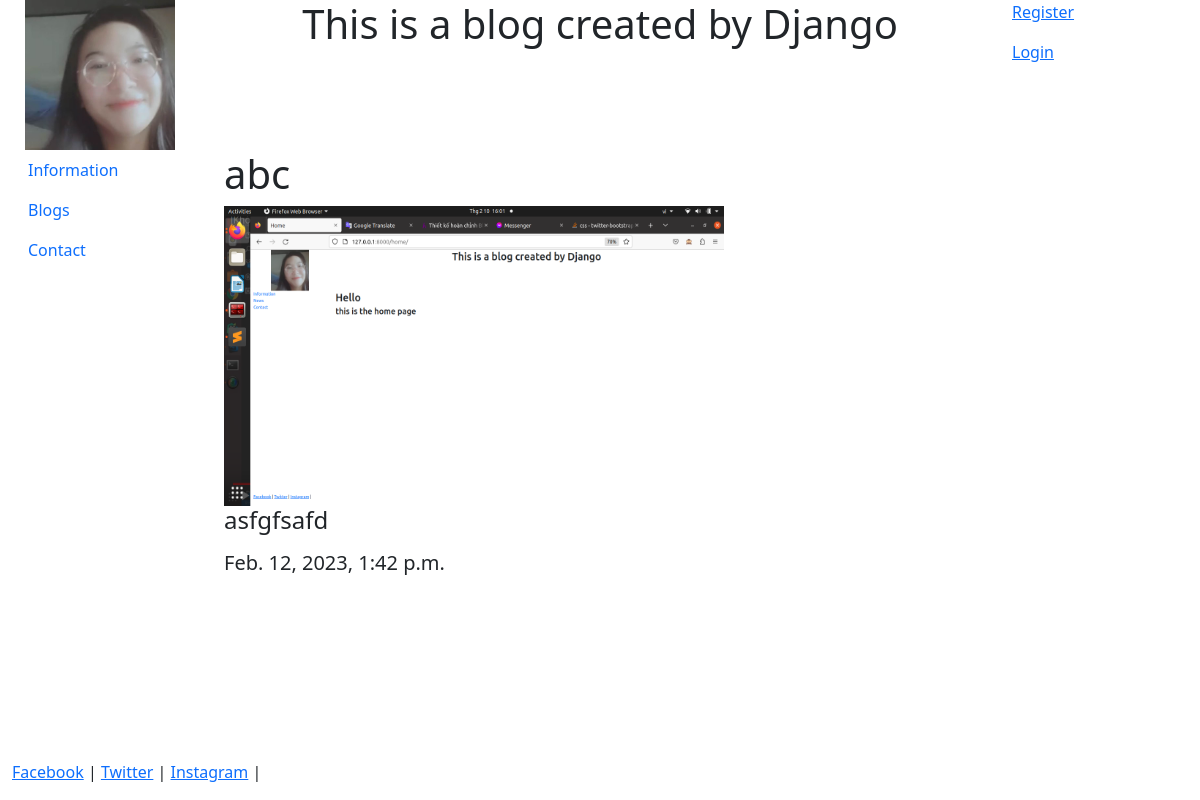
/blog/2/, run on an earlier commit of the app's database.
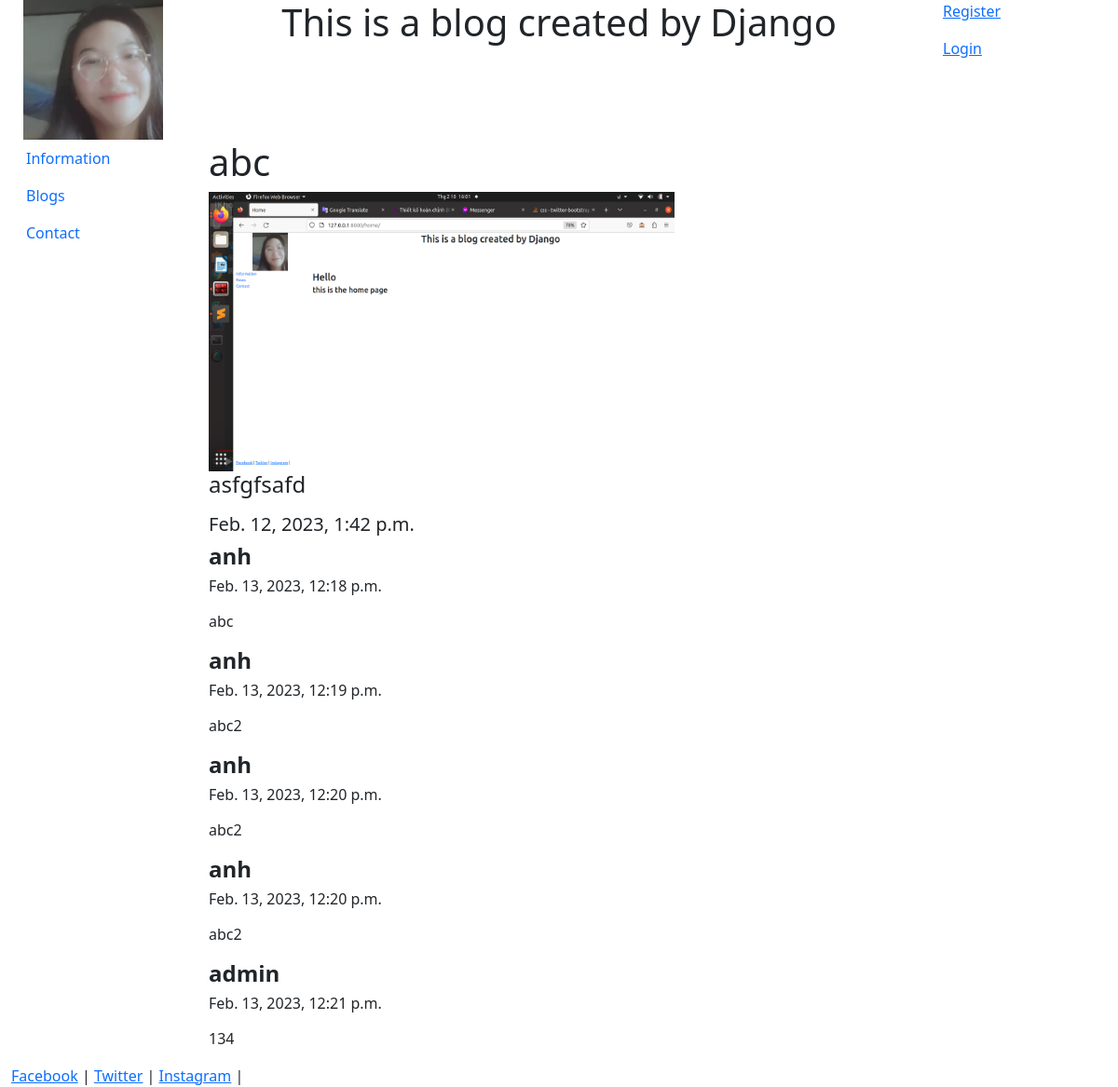
And on a later commit of the database.
### blog/models.py (models this page shows, shortened)
class Post(models.Model):
    title = models.CharField(max_length=100)
    body = models.TextField()
    date = models.DateTimeField(auto_now_add=True)
    image = models.ImageField(null=True)

class Comment(models.Model):
    post = models.ForeignKey(
        Post,
        on_delete=models.CASCADE,
        related_name='comments'
        )
    author = models.ForeignKey(
        settings.AUTH_USER_MODEL,
        on_delete=models.CASCADE,
    )
    body = models.TextField()
    date = models.DateTimeField(auto_now_add=True)

### blog/views.py (the view)
# urls.py: path('<int:id>/', views.post, name='post')
def post(request, id):
    post = get_object_or_404(Post, id=id)
    form = CommentForm()
    if request.method == 'POST':
        form = CommentForm(request.POST, author=request.user, post=post)
        if form.is_valid():
            form.save()
            return HttpResponseRedirect(request.path)
    return render(request, "blog/post.html", {"post": post, "form": form})

### blog/templates/blog/post.html (shortened to what this page needs)
{% extends "pages/base.html" %}
{% block content %}
<h1>{{post.title}}</h1>
<img src="{{post.image.url}}" width="500px" height="300px"/>
    <h4>{{post.body|safe|linebreaks}}</h4>
    <h5>{{post.date}}
{% for comment in post.comments.all %}
    <h4><strong>{{comment.author}}</strong></h4>
    <h6><p>{{comment.date}}</p></h6>
    <p>{{comment.body|linebreaks}}</p>
{% endfor %}
{% endblock %}

### home/templates/pages/base.html (shortened to what this page needs)
<!DOCTYPE html>
<html lang="en">
<head>
    {% load staticfiles %}
    <link href="{% static 'css/bootstrap.min.css' %}" rel="stylesheet" type="text/css">
</head>
<body>
    <div class="container-fluid" style="min-height: 95%;">
        <div class="row">
            <div class="col-sm-2">
                <center><img src="{% static 'images/vk.jpg' %}" class="responsive-img" style="max-height: 150px"/></center>
            </div>
            <div class="col-sm-8">
                <center><h1>This is a blog created by Django</h1></center>
            </div>
            <div class="col-sm-2">
                {% if user.username %}
                <p>Hello {{user.username}}!</p>
                <p><a href="{% url 'logout' %}">Logout</a></p>
                {% else %}
                <p><a href="{% url 'register' %}">Register</a></p>
                <p><a href="{% url 'login' %}">Login</a></p>
                {% endif %}
            </div>
        </div>
        <div class="row">
            <div class="col-sm-2">
                <div class="bs-sliderbar">
                    <nav class="nav flex-column">
                        <a class="nav-link" href="/">Information</a>
                        <a class="nav-link" href="{% url 'blog' %}">Blogs</a>
                        <a class="nav-link" href="{% url 'contact' %}">Contact</a>
                    </nav>
                </div>
            </div>
            <div class="col-sm-10">
                <div class="container-fluid">
                    {% block content %}
                    {% endblock %}
                </div>
            </div>
        </div>
    </div>
    <footer>
        <div class="container-fluid">
            <a href="#">Facebook</a> |
            <a href="#">Twitter</a> |
            <a href="#">Instagram</a> |
        </div>
    </footer>
</body>
</html>

### home/templates/pages/base.html (style rules this page uses)
body, html { height: 100%; }

What changed in the data, as far as the page shows it:
added Comment: author "anh", date "Feb. 13, 2023, 12:18 p.m.", body "abc"
added Comment: author "anh", date "Feb. 13, 2023, 12:19 p.m.", body "abc2"
added Comment: author "anh", date "Feb. 13, 2023, 12:20 p.m.", body "abc2"
added Comment: author "anh", date "Feb. 13, 2023, 12:20 p.m.", body "abc2"
added Comment: author "admin", date "Feb. 13, 2023, 12:21 p.m.", body "134"
